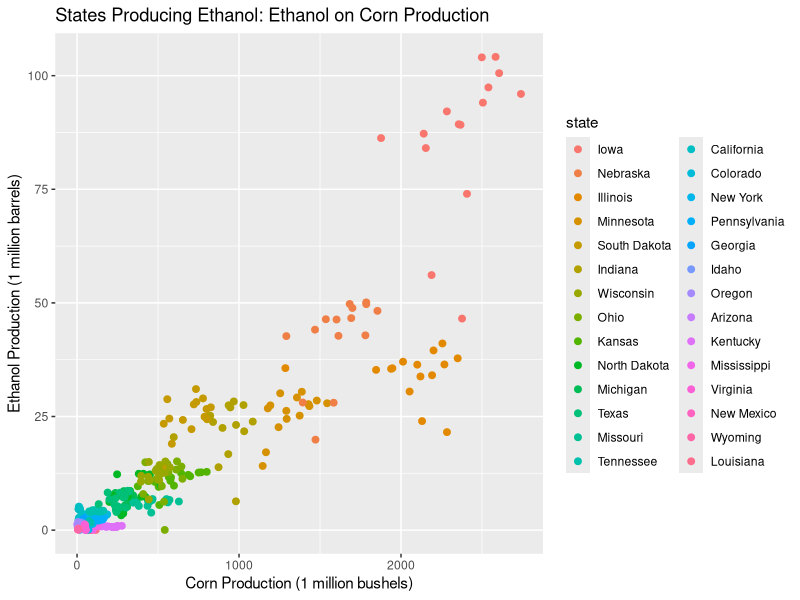
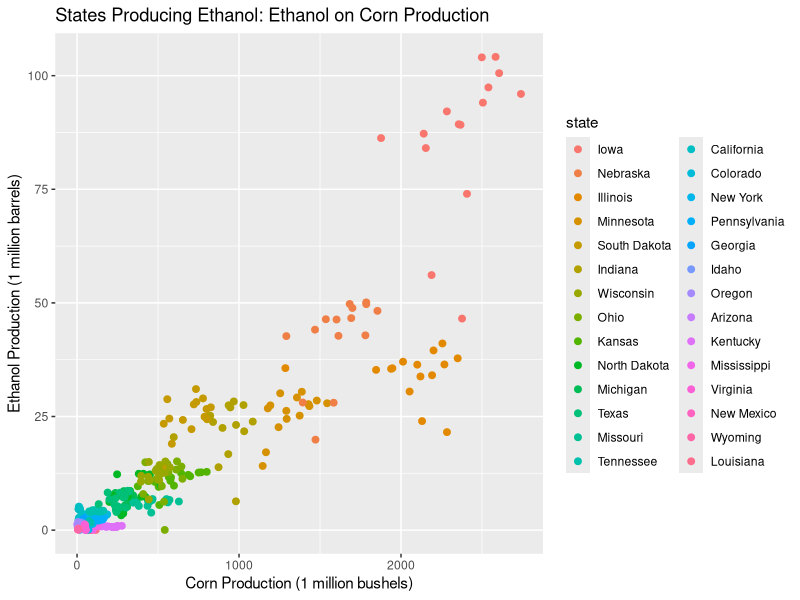

The R source for these figures, in order:
#libraray needed packages
library(tidyverse)
library(ggplot2)
library(readr)

#setwd

#import data set
mega = read.csv("Data/Merging/merge_last.csv")

#make plot of ethanol and corn production
#first decide which low ethanol values to drop
summary(mega$eth.production)

#make plot
#create max-min legend order
legend_order = mega |> 
  group_by(state) |> 
  summarize(mean_eth_prod = mean(eth.production, na.rm = TRUE)) |> 
  ungroup() |> 
  arrange(desc(mean_eth_prod)) |> 
  pull(state)

mega1 <- mega %>%
  mutate(state = factor(state, levels = legend_order))


scatter = mega1 |>
  mutate(eth.production = eth.production/1000,
         corn.production = corn.production/1000000) |> 
  filter(eth.production > 0) |> 
  ggplot(aes(x = corn.production, y = eth.production, color = state)) +
  geom_point(size = 2) +
  labs(x = "Corn Production (1 million bushels)",
       y = "Ethanol Production (1 million barrels)",
       title = "States Producing Ethanol: Ethanol on Corn Production") +
  scale_color_discrete()
scatter

#save plot as png
ggsave("Outputs/Exploratory_Analysis/EthCornScatterByState_edited.png", scatter, "png")
